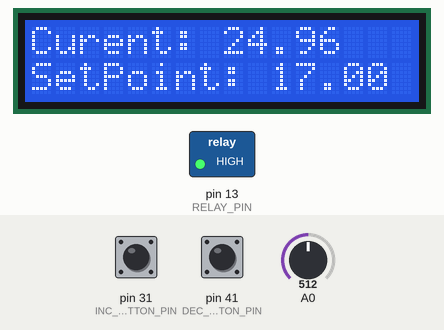
This program was run on a simulated Arduino Mega 2560, built with avr-gcc and run on an emulated ATmega2560. Shown: 16×2 character LCD, switched loads named in the program (green lamp = pin HIGH). The inputs (shaded band) are chosen by the test bench; at power-on: A0 = 512, pin 31 (INC_BUTTON_PIN) HIGH, pin 41 (DEC_BUTTON_PIN) HIGH.

Above: at 1.2 s.
1.3 s: A0 set to 614
At 1.45 s:
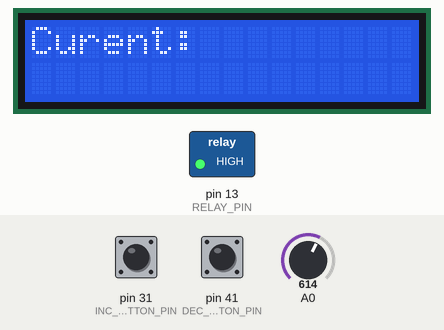
2.9 s: A0 set to 642
At 3.6 s:
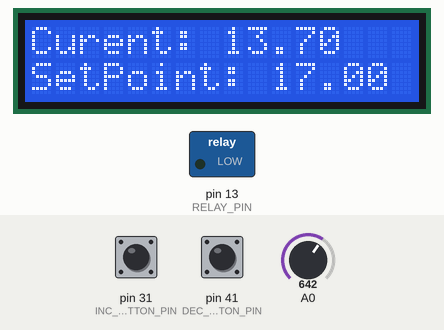
4.5 s: pin 31 (INC_BUTTON_PIN) pulled LOW for 0.15 s
At 4.66 s:
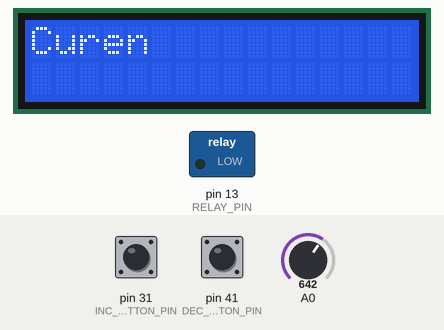
6.1 s: pin 41 (DEC_BUTTON_PIN) pulled LOW for 1 s
At 7.5 s:
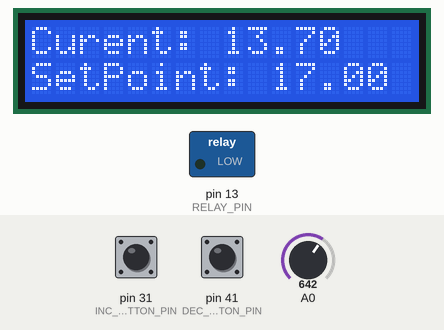
8.6 s: pin 31 (INC_BUTTON_PIN) pulled LOW for 3.2 s
At 12.3 s:
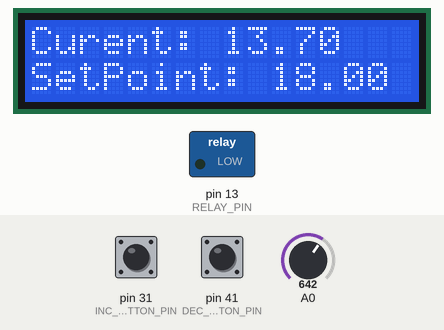
13.3 s: pin 41 (DEC_BUTTON_PIN) pulled LOW for 0.15 s
At 13.47 s:
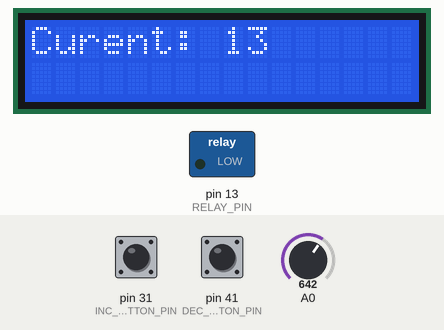
Timing chart, 0 to 15.9 s (numbered marks = the images above; inputs shaded):
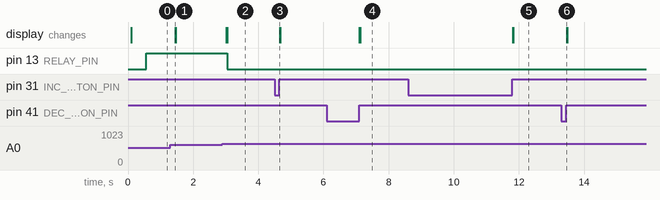

Measured:
- the behaviour switches between 627 and 628 on A0 (found by bisection; images 1 and 2)
- after the input at 1.3 s, the display: changes after 0.15 s (image 1)
- after the input at 2.9 s, pin 13 (RELAY_PIN): HIGH → LOW after 0.14 s; the display: first changes after 0.11 s (image 2 shows a later state)
- after the input at 4.5 s, the display: changes after 0.16 s (image 3)
- after the input at 6.1 s, the display: first changes after 1.0 s (image 4 shows a later state)
- after the input at 8.6 s, the display: first changes after 3.2 s (image 5 shows a later state)
- after the input at 13.3 s, the display: changes after 0.16 s (image 6)

The program:

main.cpp
```cpp
#include <Arduino.h>
#include <Arduino_FreeRTOS.h>
#include <semphr.h>
#include "lcd_utils.h"
#include "serial_utils.h"
#include "relay.h"
#include "button_utils.h"
#include "NTC.h"

#define RELAY_PIN 13
#define INC_BUTTON_PIN 31
#define DEC_BUTTON_PIN 41
#define HYSTERESIS 2.0
#define MAX_TEMPERATURE 80
#define MIN_TEMPERATURE -24

bool isPressed = false;
double temperature = 0;
double lastTempValue = temperature;
double setPoint = 17.0;
double step = 1;
bool relayState = false;
bool lastRelayState = relayState;

void Task_to_SetPoint(void * param);
void Task_to_ControlRelay(void * param);
void Task_to_ReadTemperature(void * param);
void Task_to_PrintOnLcd(void * param);
void Task_to_SendtoPlotter(void * param);

void SetPoint();
void ControlRelay();
void ReadTemperature();
void PrintOnLcd();

SemaphoreHandle_t lcdSemaphore;
SemaphoreHandle_t serialSemaphore;


void setup() {
  setup_button(INC_BUTTON_PIN);
  setup_button(DEC_BUTTON_PIN);
  setup_relay(RELAY_PIN);
  initializeLcd();
  initializeSerial(115200);

  lcdSemaphore = xSemaphoreCreateBinary();
  serialSemaphore = xSemaphoreCreateBinary();

  xTaskCreate(Task_to_SetPoint, "Set the desired temperature", 1000, NULL, 1, NULL);
  xTaskCreate(Task_to_ControlRelay, "Control relay on or off", 1000, NULL, 1, NULL);
  xTaskCreate(Task_to_ReadTemperature, "Read room temperature in Celsius", 1000, NULL, 1, NULL);
  xTaskCreate(Task_to_PrintOnLcd, "Idle task to print values on LCD", 1000, NULL, 1, NULL);
  xTaskCreate(Task_to_SendtoPlotter, "Idle task to print values on Serial", 1000, NULL, 1, NULL);
}

void loop() {
  // SetPoint();
  // ControlRelay();
  // ReadTemperature();
  // PrintOnLcd();
  // delay(2000);
  // Serial.println(isPressed);
  // isPressed = false;
}


void Task_to_SetPoint(void * param) {
  while (true) {
    SetPoint();
    if (isPressed) {
      isPressed = false;
      xSemaphoreGive(lcdSemaphore);
    }
    vTaskDelay(200 / portTICK_PERIOD_MS );
  }
}

void Task_to_ControlRelay(void * param) {
  while (true) {
    ControlRelay();
    if(lastRelayState != relayState){
      xSemaphoreGive(serialSemaphore);
      lastRelayState = relayState;
    }
    vTaskDelay(500 / portTICK_PERIOD_MS );
  }
}
void Task_to_ReadTemperature(void * param) {
  while (true) {
    ReadTemperature();
    if (temperature != lastTempValue) {
      lastTempValue = temperature;
      xSemaphoreGive(lcdSemaphore);
    }
    vTaskDelay(200 / portTICK_PERIOD_MS );
  }
}
void Task_to_PrintOnLcd(void * param) {
  while (1) {
    if (xSemaphoreTake(lcdSemaphore, portMAX_DELAY) == pdTRUE) {
      PrintOnLcd();
    }
  }
}

void Task_to_SendtoPlotter(void * param) {
  char buffer[10];
  while (1) {
    if (xSemaphoreTake(serialSemaphore, portMAX_DELAY) == pdTRUE) {
      dtostrf(temperature, 5, 2, buffer);
      printf("Temperature: %s °C |", buffer);
      dtostrf(setPoint, 5, 2, buffer);
      printf("Set Point: %s °C |", buffer);
      printf("Relay is %s", relayState == HIGH ? "On" : "Off");
      printf("\n");
    }
  }
}

void SetPoint() {
  if ((isPressed = buttonPressed(INC_BUTTON_PIN))) {
    if (setPoint < MAX_TEMPERATURE) {
      setPoint += step;
    }
  }
  else if ((isPressed = buttonPressed(DEC_BUTTON_PIN))) {
    if (setPoint > MIN_TEMPERATURE) {
      setPoint -= step;
    }
  }
}

void ControlRelay() {
  if (setPoint >= temperature + HYSTERESIS) {
    relayState = turnRelayOff(RELAY_PIN);
  }
  else if (setPoint <= temperature - HYSTERESIS) {
    relayState = turnRelayOn(RELAY_PIN);
  }
}

void ReadTemperature() {
  temperature = get_temperature_directly();
}


void PrintOnLcd() {
  String message1 = "Curent: " + String(temperature, 2);
  String message2 = "SetPoint: " + String(setPoint, 2);

  resetLcd(message1.c_str(), message2.c_str());
}
```

button_utils.h
```cpp
#ifndef BUTTON_UTILS_H
#define BUTTON_UTILS_H

#include <Arduino.h>

void setup_button(uint8_t pin);
bool buttonPressed(uint8_t pin);

#endif
```

relay.h
```cpp
#ifndef RELAY_H
#define RELAY_H

#include <Arduino.h>

bool turnRelayOn(short pin);
bool turnRelayOff(short pin);
void setup_relay(short pin);

#endif
```

serial_utils.h
```cpp
#ifndef SERIAL_UTILS_H
#define SERIAL_UTILS_H

#include <Arduino.h>

void initializeSerial(int64_t baud);
int16_t getNumericValue();

#endif // SERIAL_UTILS_H
```

button_utils.cpp
```cpp
#include "button_utils.h"

void setup_button(uint8_t pin){
  pinMode(pin, INPUT_PULLUP);
}

bool buttonPressed(uint8_t pin){
  if(digitalRead(pin) == LOW){
    while(digitalRead(pin) == LOW);
    return true;
  }
  return false;
}
```

relay.cpp
```cpp
#include "relay.h"

void setup_relay(short pin){
  pinMode(pin, OUTPUT);
  digitalWrite(pin, LOW);
}


bool turnRelayOn(short pin) {
  digitalWrite(pin, HIGH);
  //printf("Relay ON\n");
  return true;
}

bool turnRelayOff(short pin) {
  digitalWrite(pin, LOW);
  //printf("Relay OFF\n");
  return false;
}
```

serial_utils.cpp
```cpp
#include "serial_utils.h"


void initializeSerial(int64_t baud){
  Serial.begin(baud);
  printf("Serial is rady!\n");
}

int16_t getNumericValue() {
  char input[10];  // Șir pentru a stoca inputul utilizatorului
  int16_t speed = 0;
  bool valid = false;

  while (!valid) {
    // Citim inputul ca un șir de caractere
    scanf("%s", input);

    // Verificăm dacă inputul este numeric și poate începe cu '-' sau '+'
    valid = true;  // Presupunem că este valid până la dovada contrară
    int i = 0;
    if (input[0] == '-' || input[0] == '+') {
      i = 1;  // Dacă începe cu '-' sau '+', începem verificarea de la următorul caracter
    }

    // Verificăm restul caracterelor să fie doar cifre
    for (; input[i] != '\0'; i++) {
      if (input[i] < '0' || input[i] > '9') {
        valid = false;
        break;
      }
    }

    // Dacă inputul este valid, convertim la număr și verificăm intervalul
    if (valid) {
      speed = atoi(input);  // Convertim șirul la număr întreg

    } else {
      printf("Invalid input. Please enter a numeric value.\n");
    }
  }
  return speed;  // Returnăm valoarea introdusă
}
```

lcd_utils.h
```cpp
#ifndef LCD_UTILS_H
#define LCD_UTILS_H

#include <LiquidCrystal_I2C.h>

#define I2C_ADDR    0x27
#define COLUMNS 16
#define ROWS   2

void initializeLcd();
void resetLcd(const char* temp, const char* setPoint);

#endif // LCD_UTILS_H
```

lcd_utils.cpp
```cpp
#include "lcd_utils.h"
#include <stdio.h>
LiquidCrystal_I2C lcd(I2C_ADDR, COLUMNS, ROWS);


void initializeLcd(){
  lcd.begin(16, 2);
  lcd.backlight();
  resetLcd("", "");
}

void resetLcd(const char* temp, const char* setPoint) {
  lcd.clear();
  lcd.setCursor(0, 0);
  lcd.print(temp);
  lcd.setCursor(0, 1);
  lcd.print(setPoint);
}
```
